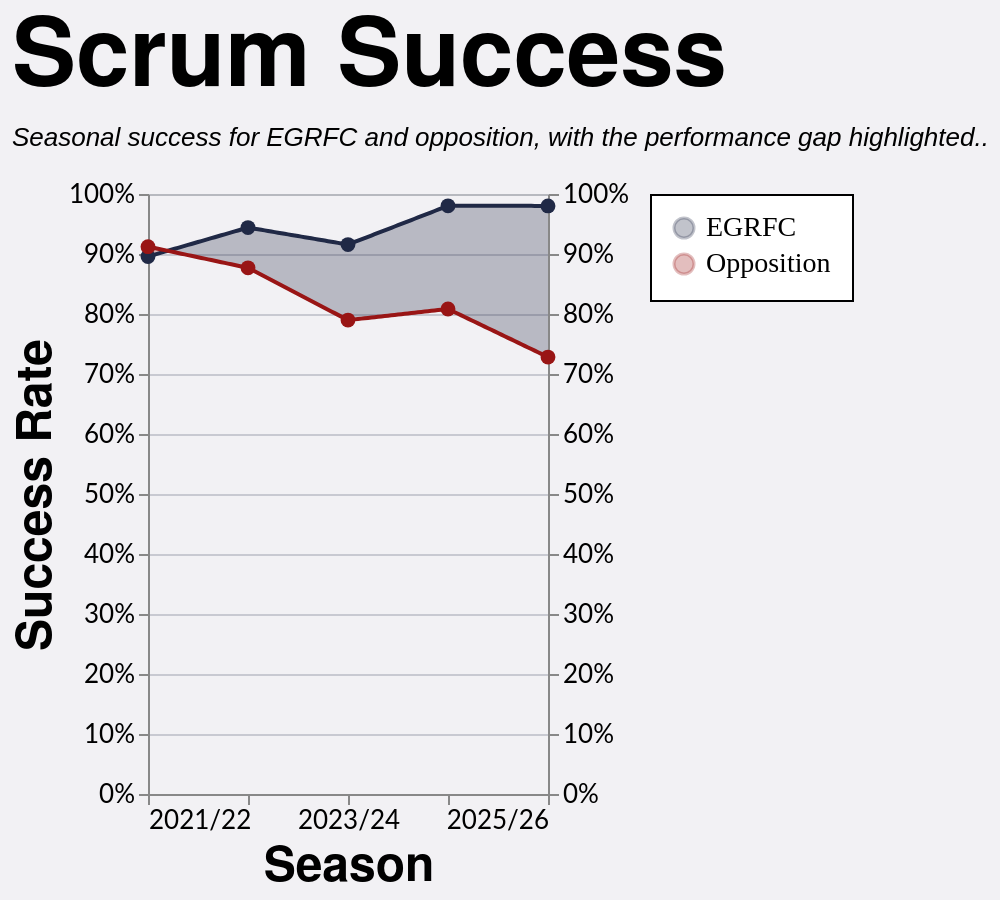

Vega-Lite specification for this chart:
### Vega-Lite specification from a JSON file in a GitHub repository (floating-point values rounded to 4 significant figures; data arrays with more than 128 entries replaced by an {"elided": "..."} marker saying what was removed)
{"config": {"axis": {"labelFont": "Lato, sans-serif", "titleFont": "PT Sans Narrow, Helvetica Neue, Helvetica, Arial, sans-serif", "labelFontSize": 13, "titleFontSize": 24, "gridColor": "#202947", "gridOpacity": 0.2}, "header": {"labelFont": "PT Sans Narrow, Helvetica Neue, Helvetica, Arial, sans-serif", "titleFont": "PT Sans Narrow, Helvetica Neue, Helvetica, Arial, sans-serif", "labelFontSize": 24, "titleFontSize": 28, "labelFontWeight": "bold", "orient": "left"}, "legend": {"labelFont": "Lato, sans-serif", "titleFont": "PT Sans Narrow, Helvetica Neue, Helvetica, Arial, sans-serif", "labelFontSize": 14, "titleFontSize": 16, "titlePadding": 5, "fillColor": "white", "strokeColor": "black", "padding": 10, "titleFontWeight": "lighter", "titleFontStyle": "italic", "titleColor": "gray", "offset": 10}, "title": {"font": "PT Sans Narrow, Helvetica Neue, Helvetica, Arial, sans-serif", "fontSize": 48, "fontWeight": "bold", "anchor": "start", "align": "center", "titlePadding": 20, "subtitlePadding": 10, "subtitleFontSize": 13, "subtitleColor": "", "subtitleFontStyle": "italic", "offset": 15, "color": "black"}, "axisX": {"labelAngle": 0}, "facet": {"title": null, "header": null, "align": {"row": "each", "column": "each"}}, "resolve": {"scale": {"y": "independent", "facet": "independent"}}, "background": "#f2f1f4", "scale": {"offsetBandPaddingOuter": 0.2, "offsetBandPaddingInner": 0.1}}, "layer": [{"mark": {"type": "area", "opacity": 0.28}, "encoding": {"color": {"field": "leading_team", "legend": {"labelFont": "PT Sans Narrow", "orient": "right", "title": null}, "scale": {"domain": ["EGRFC", "Opposition"], "range": ["#202946", "#991515"]}, "title": "Team", "type": "nominal"}, "x": {"axis": {"grid": false, "labelExpr": "datum.value == 0 ? '2021/22' : datum.value == 1 ? '2022/23' : datum.value == 2 ? '2023/24' : datum.value == 3 ? '2024/25' : datum.value == 4 ? '2025/26' : ''", "values": [0, 1, 2, 3, 4]}, "field": "season_pos", "scale": {"domain": [0, 4]}, "title": "Season", "type": "quantitative"}, "y": {"axis": {"format": "%", "orient": "left"}, "field": "y_high", "scale": {"domain": [0.0, 1.0]}, "title": "Success Rate", "type": "quantitative"}, "y2": {"field": "y_low"}}, "transform": [{"filter": "(datum.team === 'EGRFC')"}]}, {"mark": {"type": "line", "size": 2}, "encoding": {"color": {"field": "team", "scale": {"domain": ["EGRFC", "Opposition"], "range": ["#202946", "#991515"]}, "title": "Team", "type": "nominal"}, "x": {"axis": {"labelExpr": "datum.value == 0 ? '2021/22' : datum.value == 1 ? '2022/23' : datum.value == 2 ? '2023/24' : datum.value == 3 ? '2024/25' : datum.value == 4 ? '2025/26' : ''", "values": [0, 1, 2, 3, 4]}, "field": "season_pos", "scale": {"domain": [0, 4]}, "title": "Season", "type": "quantitative"}, "y": {"axis": {"format": "%", "orient": "right"}, "field": "success_rate", "scale": {"domain": [0.0, 1.0]}, "title": null, "type": "quantitative"}}}, {"mark": {"type": "point", "filled": true, "opacity": 1.0, "size": 55}, "encoding": {"color": {"field": "team", "scale": {"domain": ["EGRFC", "Opposition"], "range": ["#202946", "#991515"]}, "title": "Team", "type": "nominal"}, "tooltip": [{"field": "team", "title": "Team", "type": "nominal"}, {"field": "squad", "title": "Squad", "type": "nominal"}, {"field": "set_piece_type", "title": "Set Piece", "type": "nominal"}, {"field": "lineouts_total", "format": ",.0f", "title": "Total datum.set_piece_type", "type": "quantitative"}, {"field": "success_rate", "format": ".0%", "title": "Success Rate", "type": "quantitative"}], "x": {"field": "season_pos", "title": "Season", "type": "quantitative"}, "y": {"axis": null, "field": "success_rate", "scale": {"domain": [0.0, 1.0]}, "title": "Success Rate", "type": "quantitative"}}, "transform": [{"filter": "datum.is_anchor"}]}], "data": {"name": "data-819d0b62cc31d5f811bceb1d3ea63322"}, "height": 300, "params": [{"name": "spSquadParam", "value": "1st"}], "title": {"text": "Scrum Success", "subtitle": "Seasonal success for EGRFC and opposition, with the performance gap highlighted.."}, "transform": [{"filter": "datum.squad == (spSquadParam + ' XV')"}], "width": 200, "$schema": "https://vega.github.io/schema/vega-lite/v5.20.1.json", "datasets": {"data-819d0b62cc31d5f811bceb1d3ea63322": {"elided": "484 records"}}}
